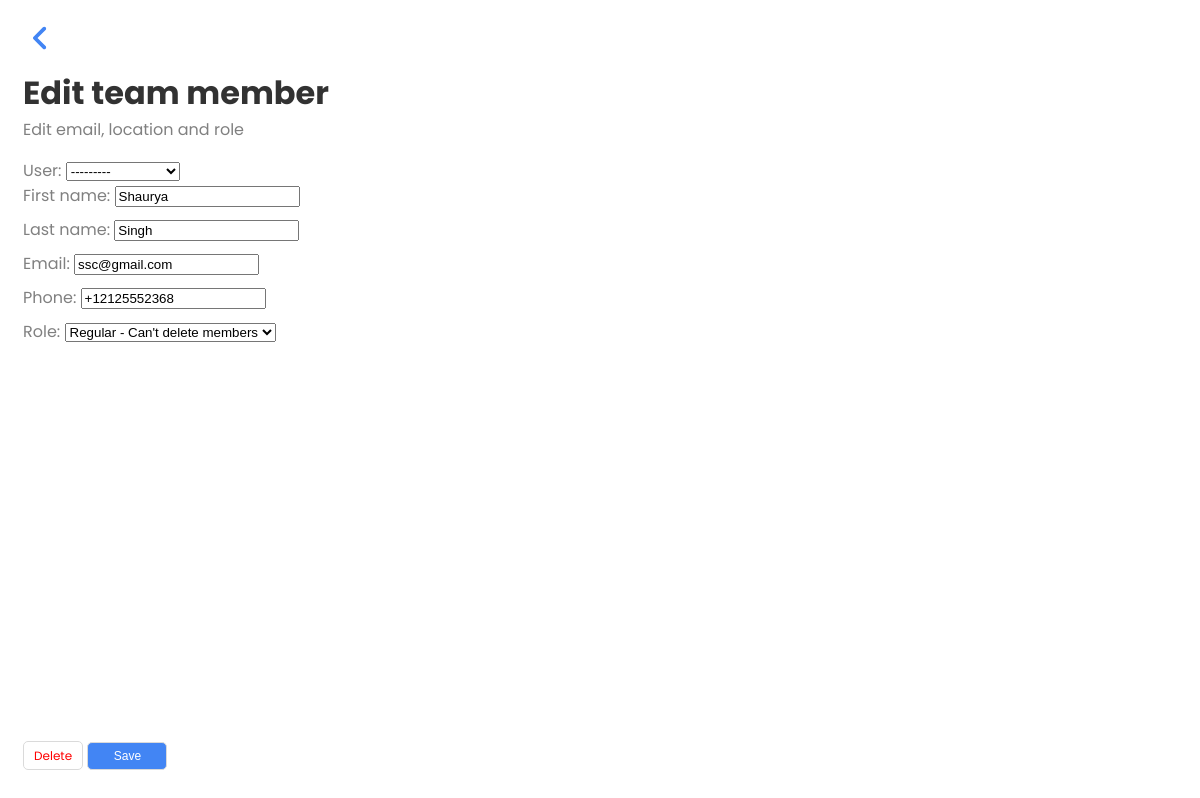
Page /member-update/7/ on the committed database.
### base/models.py (models this page shows, shortened)
class Member(models.Model):
    user = models.ForeignKey(
        User, on_delete=models.CASCADE, null=True, blank=True)
    first_name = models.CharField(
        max_length=200, null=False, default='')
    last_name = models.CharField(
        max_length=200, null=False, default='')
    email = models.EmailField(
        max_length=70, null=True, blank=True, unique=True)
    phone = PhoneNumberField(default='')
    Reg = 'Regular'
    Admin = 'Admin'
    Role_options = (
        (Reg, "Regular - Can't delete members"),
        (Admin, "Admin - Can delete memebers")
    )
    role = models.CharField(max_length=10, choices=Role_options, default=Reg)

### base/views.py (the view)
# urls.py: path('member-update/<int:pk>/', MemberUpdate.as_view(), name='member-update'),
class MemberUpdate(UpdateView):
    model = Member
    fields = '__all__'
    success_url = reverse_lazy('members')

### base/templates/base/member_form.html (shortened to what this page needs)
{% extends 'base/main.html' %}
{% block content %}
<a class="back_icon" href="{% url 'members' %}">
</a>
{% if request.resolver_match.url_name == 'member-create' %}
<h3 class="heading">Add a team member</h3>
<p class="subheading">Set email, location and role</p>
{% else %}
<h3 class="heading">Edit team member</h3>
<p class="subheading">Edit email, location and role</p>
{% endif %}
{% if request.resolver_match.url_name == 'member-update' %}
<div class="form_container">
    <form method="POST" action="">
        {{form.as_p}}
        <div class="button_container">
            <a class="button delete_button" href="{% url 'member-delete' member.id %}">Delete</a>
            <input class="button save_button" type="submit" value="Save">
        </div>
    </form>
</div>
{% endif %}
{% endblock content %}

### base/static/style.css (style rules this page uses)
@media screen and (min-width: 960px) { body { width: 40%; } }
body { background-color: white; font-family: 'Montserrat', sans-serif; font-family: 'Poppins', sans-serif; box-sizing: border-box; color: grey; padding: 5px 15px 5px 15px; }
p { margin-bottom: 0px; margin-top: 0px; }
a, a:focus, a:active { text-decoration: none; color: inherit; }
.back_icon { display: flex; margin-right: auto; padding: 10px; }
.heading { font-size: 2em; margin-bottom: 0px; margin-top: 0.2em; color: black; opacity: 80%; width: fit-content; }
.subheading { font-size: 1em; margin-bottom: 1em; color: grey; }
.button { color: white; background: #4285F4; border: 1px #DADADA solid; padding: 5px 10px; border-radius: 5px; font-size: 9pt; outline: none; height: 28px; width: 80px; }
.button_container { margin-bottom: 20px; position: fixed; bottom: 0; }
input, label { margin-bottom: 10px; }
.save_button { margin-right: 20px; }
.delete_button { color: red; background: white; height: 28px; width: 80px; }

### rows in the picture
Member: user "---------", first_name "Shaurya", last_name "Singh", email "ssc@gmail.com", phone "+12125552368", role "Regular - Can't delete members"
